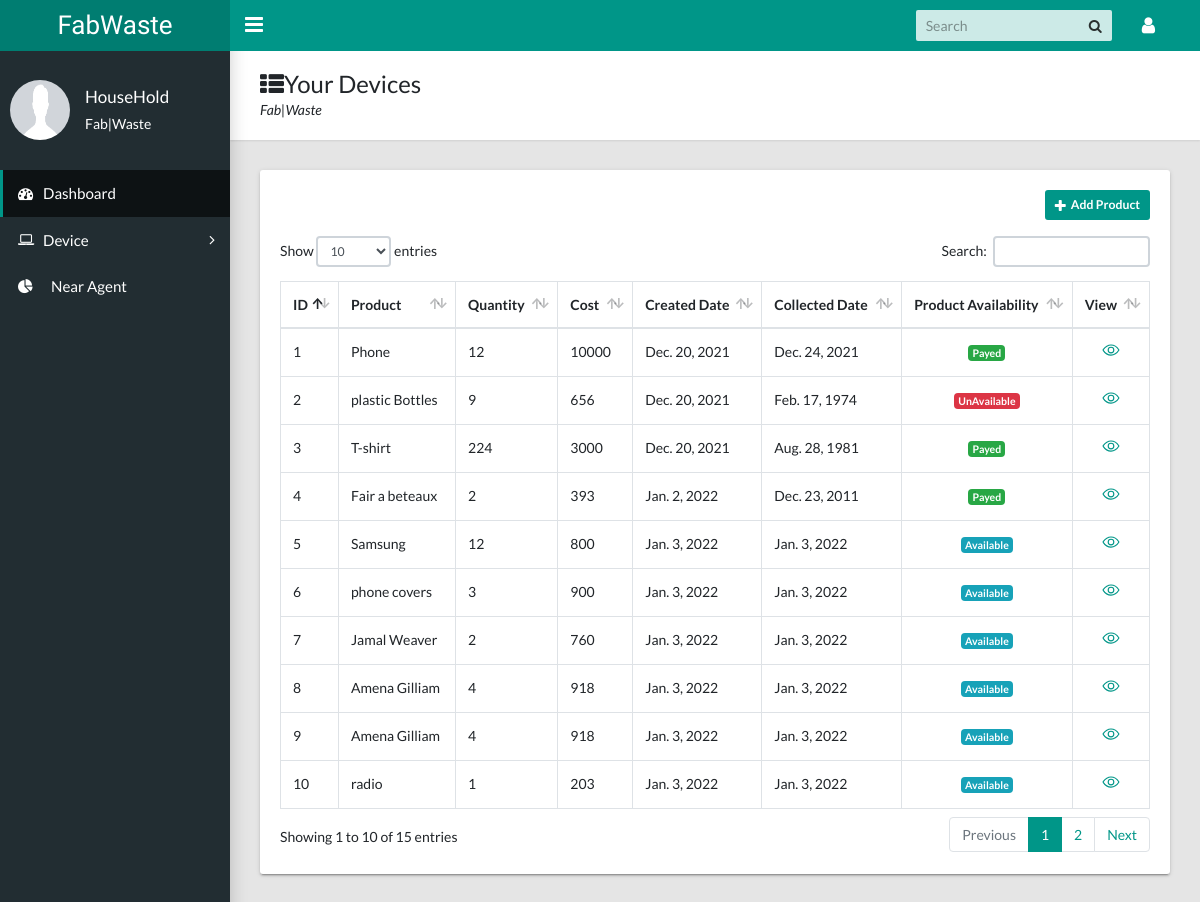
Before: /product/view-product (signed in) with the older database file.
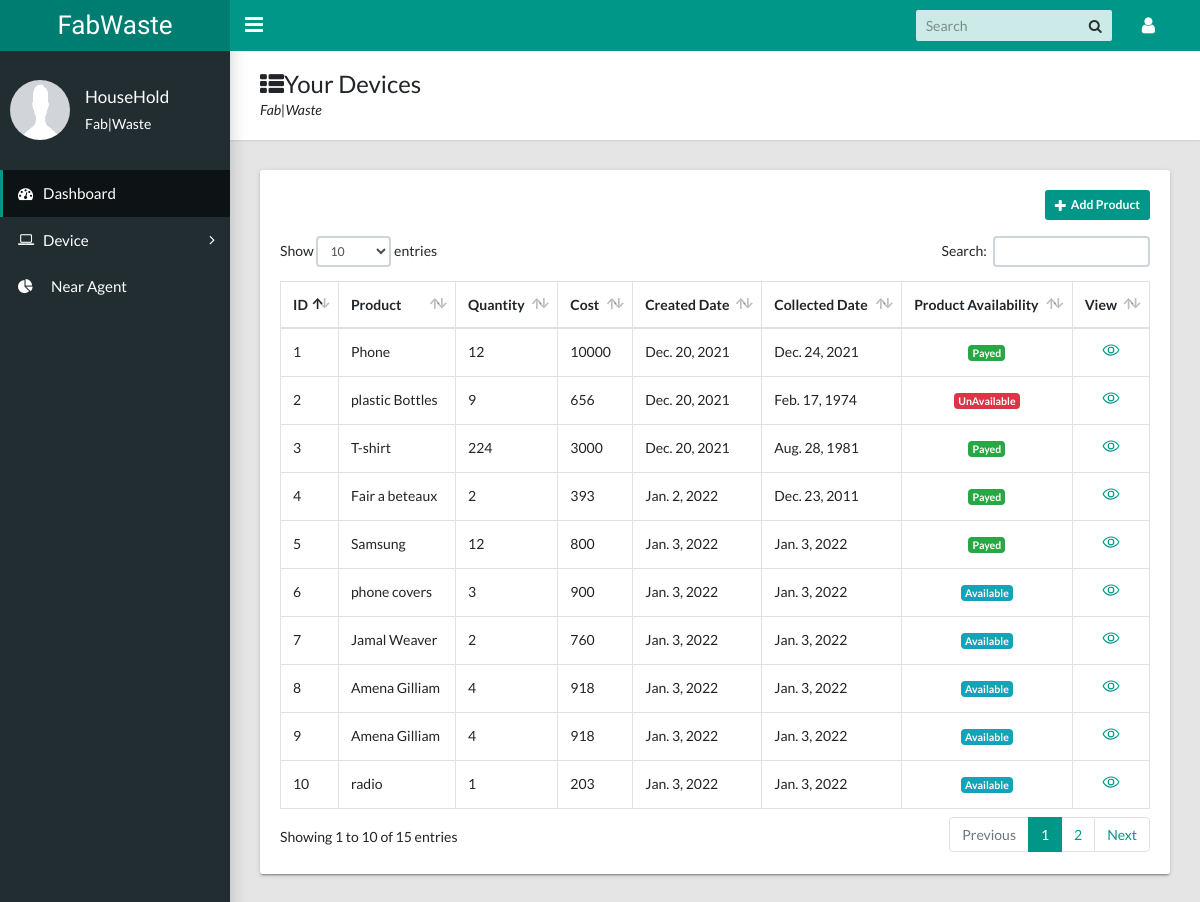
After: the same page with the newer database file.
### products/models.py (models this page shows, shortened)
class Product(models.Model):
    AVAILABILITY = (
        ('Available', 'Available'),
        ('UnAvailable', 'UnAvailable'),
    )
    STATUS = (
        ('Collected', 'Collected'),
        ('Pending', 'Pending'), ('Denied', 'Denied'),
    )
    PRO_CATEGORY = (
        ('Published', 'Published'),
        ('Waste', 'Waste')
    )
    user = models.ForeignKey(UsersAccount, on_delete=models.DO_NOTHING)
    category = models.ForeignKey(Category, on_delete=models.DO_NOTHING)
    product_name = models.CharField(max_length=100)
    product_image = models.ImageField(upload_to='media')
    description = models.TextField()
    created_date = models.DateField(auto_now_add=True)
    collected_date = models.DateField()
    quantity = models.IntegerField()
    status = models.CharField(max_length=10, choices=STATUS, default='Pending')
    availability = models.CharField(max_length=20, choices=AVAILABILITY, default='Available')
    available_quantity = models.IntegerField(default=0)
    published = models.BooleanField(default=False)
    pro_category = models.CharField(max_length=20, choices=PRO_CATEGORY, default=None, null=True)
    payed = models.BooleanField(default=False)
    desired_price = models.DecimalField(max_digits=10, decimal_places=0, default=0)
    buying_price = models.DecimalField(max_digits=10, decimal_places=0, default=0)
    selling_price = models.DecimalField(max_digits=10, decimal_places=0, default=0)
    district = models.ForeignKey(District, on_delete=models.SET_NULL, null=True)
    sector = models.CharField(max_length=100)
    cell = models.CharField(max_length=100)
    village = models.CharField(max_length=100)
    road_number = models.CharField(max_length=100, null=True, blank=True)
    house_number = models.CharField(max_length=100, null=True, blank=True)
    location_description = models.TextField(max_length=150, null=True, blank=True)
    class Meta:
        ordering = ['-created_date']

### products/views.py (the view)
# urls.py: path('view-product', houseHoldProducts, name='view_product'),
def houseHoldProducts(request):
    products = Product.objects.filter(user=request.user).order_by('-created_date')
    return render(request, 'houseHoldProducts.html', {'products': products})

### templates/houseHoldProducts.html (shortened to what this page needs)
{% extends 'dashboard/dashboard.html' %}
{% load static %}
{% block dashboard_content %}
    <main class="app-content">
      <div class="app-title">
        <div>
          <h1><i class="fa fa-th-list"></i>Your Devices</h1>
          <p>Fab|Waste</p>
        </div>
      </div>
      <div class="row">
        <div class="col-md-12">
          <div class="tile">
              <div class="text-right mb-3"><a href="{% url 'add_product' %}" class="btn btn-primary btn-sm"><i class="fa fa-plus"></i>Add Product</a></div>
            <div class="tile-body">
              <div class="table-responsive">
                <table class="table table-hover table-bordered" id="sampleTable">
                  <thead>
                    <tr>
                      <th>ID</th>
                      <th>Product</th>
                      <th>Quantity</th>
                      <th>Cost</th>
                      <th>Created Date</th>
                      <th>Collected Date</th>
                      <th>Product Availability</th>
                      <th>View</th>
                    </tr>
                  </thead>
                  <tbody>
                    {% for device in products %}
                        <tr>
                          <td>{{ device.id}}</td>
                          <td>{{ device.product_name}}</td>
                          <td>{{ device.quantity}}</td>
                          <td>{{ device.desired_price}}</td>
                          <td>{{ device.created_date}}</td>
                          <td>{{ device.collected_date}}</td>
                          <td class="text-center">
                              <span class="badge {% if device.payed == True %}badge-success {% elif device.availability == 'UnAvailable' %}badge-danger{% elif device.availability == 'Available' %}badge-info{% endif %}">{% if device.payed == True %}
                              Payed {% else %}{{ device.availability }}{% endif %} </span></td>
                          <td>
                            <div class="text-center">
                              <a href="{% url 'device_details' device.pk %}"><ion-icon name="eye-outline" style="font-size: large"></ion-icon></a>
                            </div>
                          </td>
                        </tr>
                    {% endfor %}
                  </tbody>
                </table>
              </div>
            </div>
          </div>
        </div>
      </div>
    </main>
    {% endblock %}

Changed rows visible on the page:
changed Product "Samsung": availability "Available" → (not shown); now shows "Payed"
